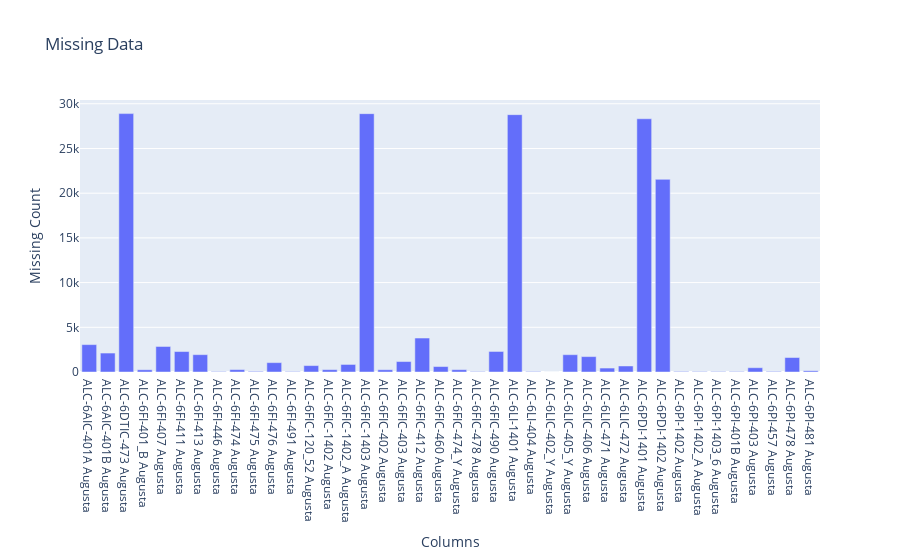
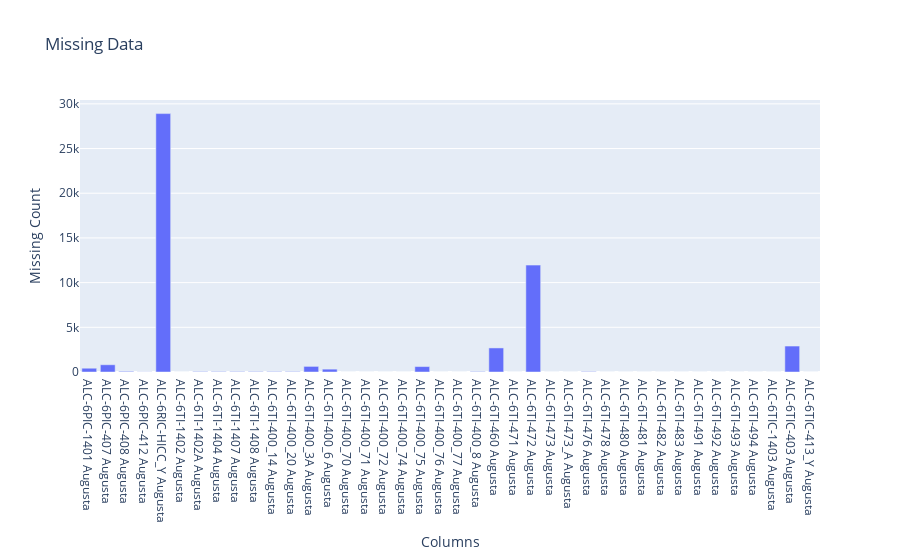
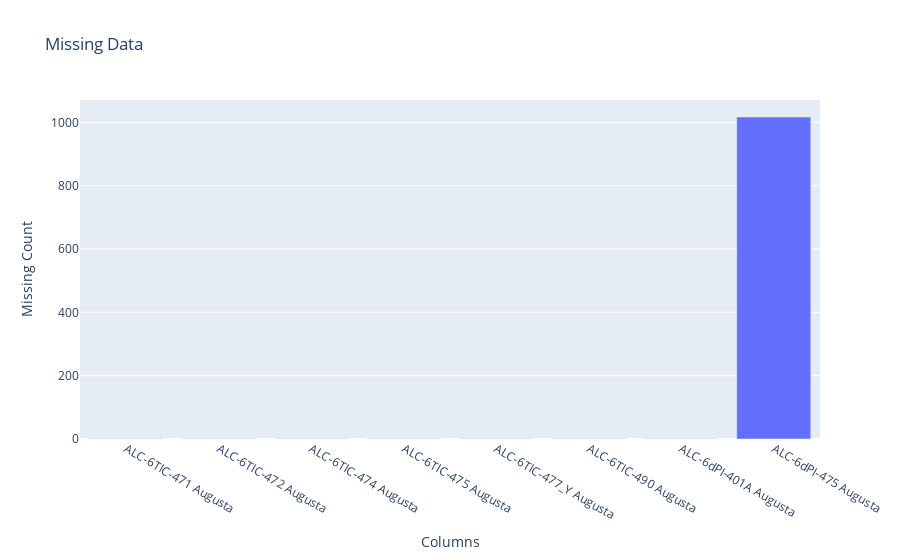
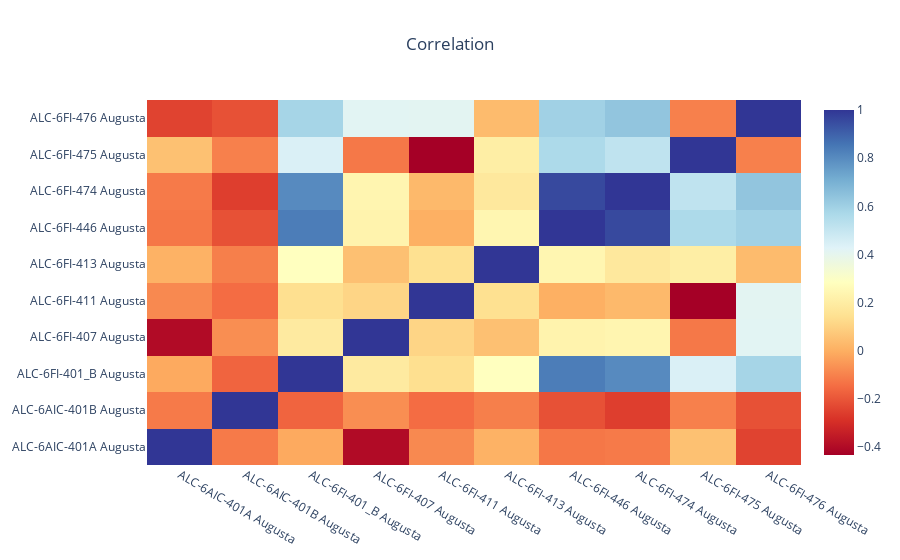

The cell these charts' notebook holds for them, in order:
### Code cell
cleandf = dp.pipeline()

### Figure 1 — Plotly figure (JSON) as saved in the notebook; plotly's stock layout.template omitted (floating-point values rounded to 4 significant figures)
{"data": [{"type": "bar", "x": ["ALC-6AIC-401A Augusta", "ALC-6AIC-401B Augusta", "ALC-6DTIC-473 Augusta", "ALC-6FI-401_B Augusta", "ALC-6FI-407 Augusta", "ALC-6FI-411 Augusta", "ALC-6FI-413 Augusta", "ALC-6FI-446 Augusta", "ALC-6FI-474 Augusta", "ALC-6FI-475 Augusta", "ALC-6FI-476 Augusta", "ALC-6FI-491 Augusta", "ALC-6FIC-120_52 Augusta", "ALC-6FIC-1402 Augusta", "ALC-6FIC-1402_A Augusta", "ALC-6FIC-1403 Augusta", "ALC-6FIC-402 Augusta", "ALC-6FIC-403 Augusta", "ALC-6FIC-412 Augusta", "ALC-6FIC-460 Augusta", "ALC-6FIC-474_Y Augusta", "ALC-6FIC-478 Augusta", "ALC-6FIC-490 Augusta", "ALC-6LI-1401 Augusta", "ALC-6LI-404 Augusta", "ALC-6LIC-402_Y Augusta", "ALC-6LIC-405_Y Augusta", "ALC-6LIC-406 Augusta", "ALC-6LIC-471 Augusta", "ALC-6LIC-472 Augusta", "ALC-6PDI-1401 Augusta", "ALC-6PDI-1402 Augusta", "ALC-6PI-1402 Augusta", "ALC-6PI-1402_A Augusta", "ALC-6PI-1403_6 Augusta", "ALC-6PI-401B Augusta", "ALC-6PI-403 Augusta", "ALC-6PI-457 Augusta", "ALC-6PI-478 Augusta", "ALC-6PI-481 Augusta"], "y": [3064, 2119, 28902, 249, 2854, 2288, 1938, 48, 267, 68, 1048, 48, 717, 264, 844, 28894, 253, 1170, 3799, 610, 261, 48, 2297, 28784, 54, 0, 1936, 1722, 442, 674, 28324, 21547, 59, 48, 48, 48, 480, 63, 1620, 137]}], "layout": {"title": {"text": "Missing Data"}, "xaxis": {"title": {"text": "Columns"}}, "yaxis": {"rangemode": "tozero", "title": {"text": "Missing Count"}}}}

### Figure 2 — Plotly figure (JSON) as saved in the notebook; plotly's stock layout.template omitted (floating-point values rounded to 4 significant figures)
{"data": [{"type": "bar", "x": ["ALC-6PIC-1401 Augusta", "ALC-6PIC-407 Augusta", "ALC-6PIC-408 Augusta", "ALC-6PIC-412 Augusta", "ALC-6RIC-HICC_Y Augusta", "ALC-6TI-1402 Augusta", "ALC-6TI-1402A Augusta", "ALC-6TI-1404 Augusta", "ALC-6TI-1407 Augusta", "ALC-6TI-1408 Augusta", "ALC-6TI-400_14 Augusta", "ALC-6TI-400_20 Augusta", "ALC-6TI-400_3A Augusta", "ALC-6TI-400_6 Augusta", "ALC-6TI-400_70 Augusta", "ALC-6TI-400_71 Augusta", "ALC-6TI-400_72 Augusta", "ALC-6TI-400_74 Augusta", "ALC-6TI-400_75 Augusta", "ALC-6TI-400_76 Augusta", "ALC-6TI-400_77 Augusta", "ALC-6TI-400_8 Augusta", "ALC-6TI-460 Augusta", "ALC-6TI-471 Augusta", "ALC-6TI-472 Augusta", "ALC-6TI-473 Augusta", "ALC-6TI-473_A Augusta", "ALC-6TI-476 Augusta", "ALC-6TI-478 Augusta", "ALC-6TI-480 Augusta", "ALC-6TI-481 Augusta", "ALC-6TI-482 Augusta", "ALC-6TI-483 Augusta", "ALC-6TI-491 Augusta", "ALC-6TI-492 Augusta", "ALC-6TI-493 Augusta", "ALC-6TI-494 Augusta", "ALC-6TIC-1403 Augusta", "ALC-6TIC-403 Augusta", "ALC-6TIC-413_Y Augusta"], "y": [423, 810, 73, 15, 28909, 0, 48, 48, 48, 48, 48, 48, 627, 319, 0, 0, 0, 0, 607, 0, 0, 49, 2692, 1, 11958, 1, 3, 46, 1, 1, 1, 1, 1, 1, 1, 1, 1, 1, 2904, 1]}], "layout": {"title": {"text": "Missing Data"}, "xaxis": {"title": {"text": "Columns"}}, "yaxis": {"rangemode": "tozero", "title": {"text": "Missing Count"}}}}

### Figure 3 — Plotly figure (JSON) as saved in the notebook; plotly's stock layout.template omitted (floating-point values rounded to 4 significant figures)
{"data": [{"type": "bar", "x": ["ALC-6TIC-471 Augusta", "ALC-6TIC-472 Augusta", "ALC-6TIC-474 Augusta", "ALC-6TIC-475 Augusta", "ALC-6TIC-477_Y Augusta", "ALC-6TIC-490 Augusta", "ALC-6dPI-401A Augusta", "ALC-6dPI-475 Augusta"], "y": [1, 1, 1, 1, 1, 1, 1, 1017]}], "layout": {"title": {"text": "Missing Data"}, "xaxis": {"title": {"text": "Columns"}}, "yaxis": {"rangemode": "tozero", "title": {"text": "Missing Count"}}}}

### Figure 4 — Plotly figure (JSON) as saved in the notebook; plotly's stock layout.template omitted (floating-point values rounded to 4 significant figures; data arrays with more than 128 entries replaced by an {"elided": "..."} marker saying what was removed)
{"data": [{"colorscale": [[0, "rgb(165,0,38)"], [0.1, "rgb(215,48,39)"], [0.2, "rgb(244,109,67)"], [0.3, "rgb(253,174,97)"], [0.4, "rgb(254,224,144)"], [0.5, "rgb(255,255,191)"], [0.6, "rgb(224,243,248)"], [0.7, "rgb(171,217,233)"], [0.8, "rgb(116,173,209)"], [0.9, "rgb(69,117,180)"], [1, "rgb(49,54,149)"]], "type": "heatmap", "x": ["ALC-6AIC-401A Augusta", "ALC-6AIC-401B Augusta", "ALC-6FI-401_B Augusta", "ALC-6FI-407 Augusta", "ALC-6FI-411 Augusta", "ALC-6FI-413 Augusta", "ALC-6FI-446 Augusta", "ALC-6FI-474 Augusta", "ALC-6FI-475 Augusta", "ALC-6FI-476 Augusta"], "y": ["ALC-6AIC-401A Augusta", "ALC-6AIC-401B Augusta", "ALC-6FI-401_B Augusta", "ALC-6FI-407 Augusta", "ALC-6FI-411 Augusta", "ALC-6FI-413 Augusta", "ALC-6FI-446 Augusta", "ALC-6FI-474 Augusta", "ALC-6FI-475 Augusta", "ALC-6FI-476 Augusta"], "z": {"elided": "82x10 float values"}}], "layout": {"scene": {"aspectmode": "data"}, "title": {"text": "Correlation", "x": 0.5}}}
